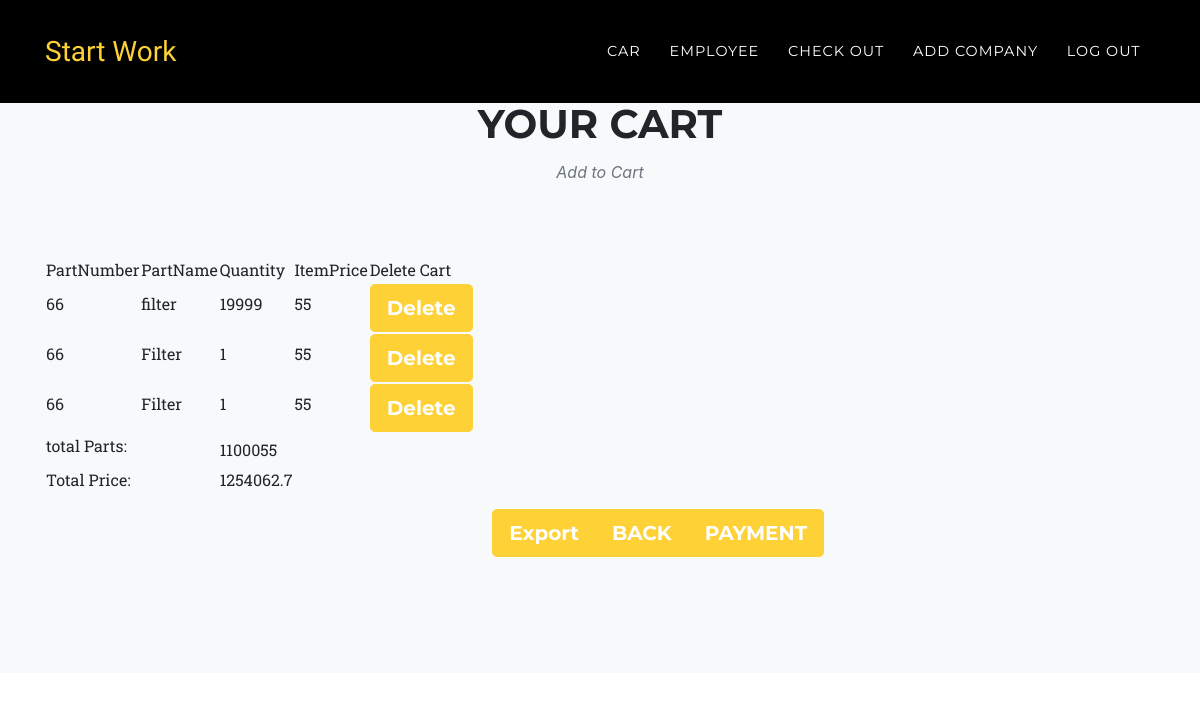
The page /Cart.php (signed in) on the database its author committed.
### tables this page shows
CREATE TABLE `cart` (
  `id` int(255) NOT NULL,
  `companyID` int(11) DEFAULT 26,
  `partNumber` int(255) NOT NULL,
  `PartName` varchar(255) NOT NULL,
  `PartPrice` int(255) NOT NULL,
  `partQuantity` int(255) NOT NULL,
  `timStamp` timestamp(6) NOT NULL DEFAULT current_timestamp(6) ON UPDATE current_timestamp(6)
);

### app/view/View.php (called while the page is built, shortened)
<?php
abstract class  View
{
    public function __construct($controller, $model) {
        $this->model = $model;
    }
}
?>

### app/db/database.php (called while the page is built, shortened)
<?php
class Database {
    private static $Instance;
    private $LocalHost = "localhost";
    private $Name = "root";
    private $Password = "";
    private $DBname = "autosparecar";
    public $Connection;
    public function __construct() {
        $this->Connection = new mysqli($this->LocalHost, $this->Name, $this->Password, $this->DBname);
    }
    public static function GetInstance() {
        if(!isset(self::$Instance)) {
            self::$Instance = new self();
        }
            return self::$Instance;
    }
    public function GetConnection() {
       return $this->Connection;
    }
}
?>

### app/model/carts.php (called while the page is built, shortened)
<?php
require_once(__ROOT__ . "model/CartModel.php");
require_once(__ROOT__ ."db/database.php");
class Carts extends Model
{
	private $totalPrice;
	private $carts;
	private $totalPriceWithTax;
	function gettotalPrice()
	{
		return $this->totalPrice;
	}
	function gettotalPriceWithTax()
	{
		return $this->totalPriceWithTax;
	}
	function fillArray()
	{
		$this->carts=array();
		$result =$this->readCarts();
		$sum=0;
		while ($row = $result->fetch_assoc())
		{
			$sum+=$row["PartPrice"]*$row["partQuantity"];
			$tax=$sum+($sum*0.14);
			array_push($this->carts,new Cart($row["id"]) );
		}
		$this->totalPrice=$sum;
		$this->totalPriceWithTax=$tax;
	}
	function getCarts()
	{
		$this->fillArray();
		return $this->carts;
	}
	function readCarts()
	{
		$sql="SELECT * FROM cart";
		 $d1= Database::GetInstance();
        $result = mysqli_query($d1->GetConnection(), $sql);
		if ($result->num_rows >-1){
			return $result;
		}
		else {
			return false;
		}
	}
}

### app/model/CartModel.php (called while the page is built, shortened)
<?php
require_once(__ROOT__ ."db/database.php");
class Cart extends Model
{
	private $id;
	private $partNumber;
	private $PartName;
	private $PartPrice;
	private $partQuantity;
	function __construct($id, $companyID="", $partNumber="",$PartName="",$PartPrice="",$partQuantity="")
	{
		$this->id = $id;
        $d1= Database::GetInstance();
		if(""===$partNumber)
		{
			$this->readCart($id);
		}
		else
		{
			$this->companyID = $companyID;
			$this->partNumber = $partNumber;
			$this->PartName = $PartName;
			$this->PartPrice = $PartPrice;
			$this->partQuantity = $partQuantity;
		}
	}
	function getpartNumber()
	{
		return $this->partNumber;
	}
	function getPartName()
	{
		return $this->PartName;
	}
	function getPartPrice()
	{
		return $this->PartPrice;
	}
	function getpartQuantity()
	{
		return $this->partQuantity;
	}
	function getid()
	{
		return $this->id;
	}
	function readCart($id)
	{
		$sql = "SELECT * FROM cart where id=".$id;
	    $d1= Database::GetInstance();
        $result = mysqli_query($d1->GetConnection(), $sql);
		if ($result->num_rows == 1)
		{
			$row=mysqli_fetch_array($result);
			$this->partNumber = $row["partNumber"];
			$this->PartName = $row["PartName"];
			$this->PartPrice = $row["PartPrice"];
			$this->partQuantity=$row["partQuantity"];
		}
		else
		{
			$this->companyID = "";
			$this->partNumber = "";
			$this->PartName = "";
			$this->PartPrice= "";
			$this->partQuantity="";
		}
	}
 }
?>

### app/view/ViewCart.php (the view, shortened to what this page needs)
<?php
include"View.php";
class ViewCart extends View
{
 public function output()
 {
   $str=' <!DOCTYPE html>
<html lang="en">
<head>
  <meta charset="utf-8">
  <meta name="viewport" content="width=device-width, initial-scale=1, shrink-to-fit=no">
  <meta name="description" content="">
  <meta name="author" content="">
  <title>Auto spare parts</title>
  <link href="vendor/bootstrap/css/bootstrap.min.css" rel="stylesheet">
  <link href="vendor/fontawesome-free/css/all.min.css" rel="stylesheet" type="text/css">
  <link href="https://fonts.googleapis.com/css?family=Montserrat:400,700" rel="stylesheet" type="text/css">
  <link href="https://fonts.googleapis.com/css?family=Kaushan+Script" rel="stylesheet" type="text/css">
  <link href="https://fonts.googleapis.com/css?family=Droid+Serif:400,700,400italic,700italic" rel="stylesheet" type="text/css">
  <link href="https://fonts.googleapis.com/css?family=Roboto+Slab:400,100,300,700" rel="stylesheet" type="text/css">
  <link href="css/agency.min.css" rel="stylesheet">
</head>
<body id="page-top">
      <section class="bg-light page-section" id="team">
    <div class="container">
      <div class="row">
        <div class="col-lg-12 text-center">
          <h2 class="section-heading text-uppercase">Your cart</h2>
          <h3 class="section-subheading text-muted">Add to Cart</h3>
        </div>
      </div>';
      $str.='<table id="items">
      <tr>
            <td>
              PartNumber
            </td>
            <td>
              PartName
            </td>
            <td>
              Quantity
            </td>
            <td>
              ItemPrice
            </td>
            <td>
              Delete Cart
            </td>
            <!---
            <td>
              total Parts
            </td>
            <td>
              Total Price
          </td>----->
            </tr>';
     foreach ($this->model->getCarts() as $cart) {
         $str.='</select></td>';
         $str.="<td ><label name='PartNumber'>".$cart->getpartNumber()."</label></td> ";
         $str.="<td ><label name='PartName'>".$cart->getPartName()."</label></td> ";
         $str.="<td ><label name='Quantity'>".$cart->getpartQuantity()."</label></td> ";
         $str.="<td ><label name='itemPrice'>".$cart->getPartPrice()."</label></td>";
         $str.="
      <td>
      <div class='portfolio-caption'>
              <div class='btn-group btn-group-lg'>
                <button type='submit' class='btn btn-primary btn-xl
                 name='delete' id='delete'
                 onclick=\"location.href='Cart.php?action=delete&cartID=".$cart->getid()."'\">
                Delete</button>
              </div>
            </div>";
         $str.="</tr>";
     }
      $str.="
      <tr>
      <td><label name='totalParts'>total Parts:</td> <td></td><td>".$this->model->gettotalPrice()."</td><td></td>
      </tr>
      <tr>
       <td><labe name='totalPrice'>Total Price: </td><td></td><td>".$this->model->gettotalPriceWithTax()."</td><td></td>
      </tr>
      </table>
      <tr>
      <div class='portfolio-caption'>
            </div>
            </form>
            </div>
          </div>
        </div>
      </div>
      <div class='container'>
        <div class='row-2'>
          <div class='col-lg-3 mx-auto'>
       <div class='modal-body'>
       <div class='btn-group btn-group-lg'>
       <button type='submit' class='btn btn-primary btn-xl name='submit' id='submit'  onclick=\"location.href='exportIndex.php?action=export'\" > Export</button>
       <button id= 'back' class='btn btn-primary btn-xl text-uppercase' name= 'back' type='submit' onclick=\"location.href='Car.php'\"> back</button>
       <button id= 'payment' class='btn btn-primary btn-xl text-uppercase' name= 'payment' type='submit' onclick=\"location.href='cart.php?action=deletecart'\"> payment</button>
     </div>";
      return $str;
    }
  }
  ?>

### rows shown on the page
cart: partNumber "66", PartName "filter", partQuantity "19999", PartPrice "55"
cart: partNumber "66", PartName "Filter", partQuantity "1", PartPrice "55"
cart: partNumber "66", PartName "Filter", partQuantity "1", PartPrice "55"

### other values the page prints
$this->model->gettotalPrice() "1100055"
$this->model->gettotalPriceWithTax() "1254062.7"
